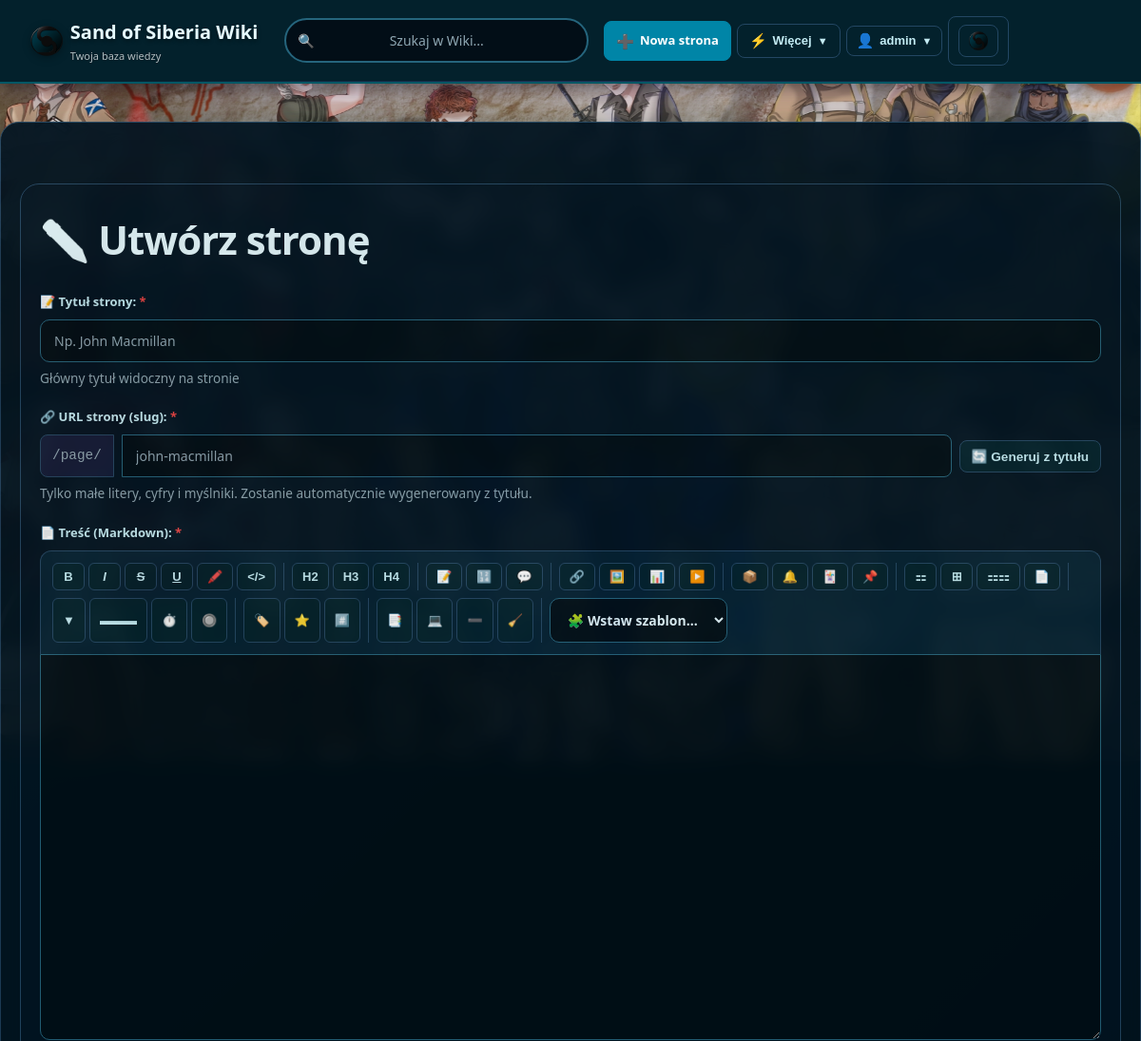
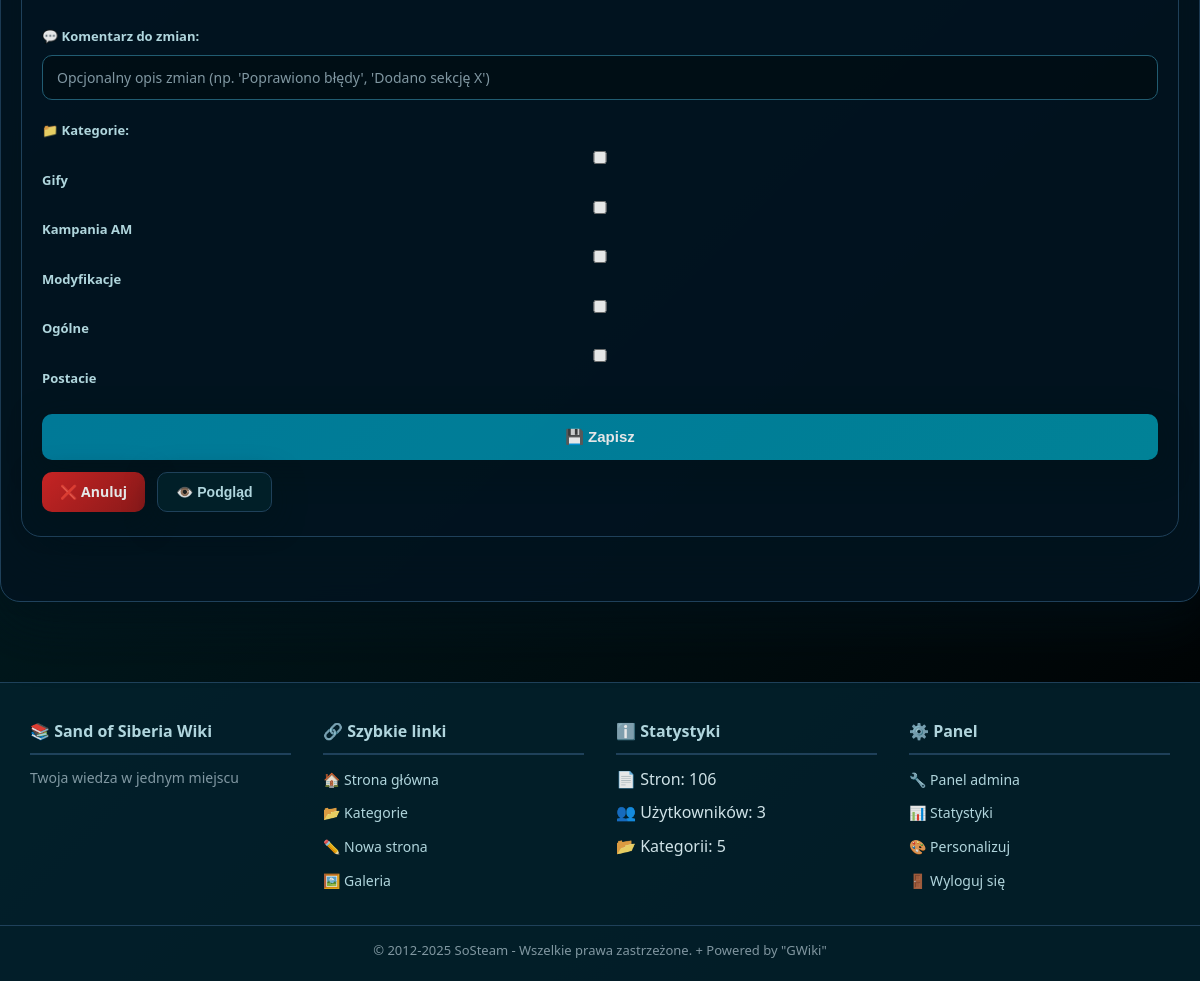
Page /page/new (signed in) on the committed database (2 pictures, top to bottom).
### tables this page shows
CREATE TABLE `categories` (
  `category_id` int(11) NOT NULL,
  `name` varchar(100) NOT NULL,
  `description` text DEFAULT NULL,
  `parent_id` int(11) DEFAULT NULL
);

### views/pages/edit.php (the view, shortened to what this page needs)
<?php
$page = $page ?? null;
$isEdit = !empty($page['page_id']);
?>
    <div class="container">
        <div class="page-header">
            <h1>✏️ <?= $isEdit ? 'Edytuj stronę' : 'Utwórz stronę' ?></h1>
        </div>
        <form method="POST" action="<?= $isEdit ? '/page/' . htmlspecialchars($page['slug']) . '/save' : '/page/new' ?>">
            <div class="form-group">
                <label for="title">📝 Tytuł strony: <span class="required">*</span></label>
                <input type="text" id="title" name="title"
                       value="<?= htmlspecialchars($page['title'] ?? '') ?>" required autofocus
                       placeholder="Np. John Macmillan">
                <small class="form-hint">Główny tytuł widoczny na stronie</small>
            </div>
            <?php if (!$isEdit): ?>
            <div class="form-group">
                <label for="slug">🔗 URL strony (slug): <span class="required">*</span></label>
                <div class="slug-input-wrapper">
                    <span class="slug-prefix">/page/</span>
                    <input
                        type="text"
                        id="slug"
                        name="slug"
                        class="form-input slug-input"
                        value="<?= htmlspecialchars($page['slug'] ?? '') ?>"
                        required
                        placeholder="john-macmillan"
                        pattern="[a-z0-9\-]+"
                        title="Tylko małe litery, cyfry i myślniki"
                    >
                    <button type="button" id="generate-slug-btn" class="btn-small btn-secondary">
                        🔄 Generuj z tytułu
                    </button>
                </div>
                <small class="form-hint">Tylko małe litery, cyfry i myślniki. Zostanie automatycznie wygenerowany z tytułu.</small>
            </div>
            <?php endif; ?>
            <div class="form-group">
                <label for="content">📄 Treść (Markdown): <span class="required">*</span></label>
                <div class="markdown-toolbar">
                    <div class="toolbar-section">
                        <button type="button" class="toolbar-btn" onclick="insertMarkdown('**', '**', 'pogrubiony tekst')" title="Pogrubienie"><strong>B</strong></button>
                        <button type="button" class="toolbar-btn" onclick="insertMarkdown('*', '*', 'pochylony tekst')" title="Kursywa"><em>I</em></button>
                        <button type="button" class="toolbar-btn" onclick="insertMarkdown('~~', '~~', 'przekreślony')" title="Przekreślenie"><s>S</s></button>
                        <button type="button" class="toolbar-btn" onclick="insertMarkdown('__', '__', 'podkreślony')" title="Podkreślenie"><u>U</u></button>
                        <button type="button" class="toolbar-btn" onclick="insertMarkdown('==', '==', 'podświetlony')" title="Highlight">🖍️</button>
                        <button type="button" class="toolbar-btn" onclick="insertMarkdown('`', '`', 'kod')" title="Kod inline">&lt;/&gt;</button>
                    </div>
                    <div class="toolbar-section">
                        <button type="button" class="toolbar-btn" onclick="insertAtStart('## ', 'Nagłówek 2')" title="Nagłówek 2">H2</button>
                        <button type="button" class="toolbar-btn" onclick="insertAtStart('### ', 'Nagłówek 3')" title="Nagłówek 3">H3</button>
                        <button type="button" class="toolbar-btn" onclick="insertAtStart('#### ', 'Nagłówek 4')" title="Nagłówek 4">H4</button>
                    </div>
                    <div class="toolbar-section">
                        <button type="button" class="toolbar-btn" onclick="insertAtStart('- ', 'Element listy')" title="Lista">📝</button>
                        <button type="button" class="toolbar-btn" onclick="insertAtStart('1. ', 'Element numerowany')" title="Lista numerowana">🔢</button>
                        <button type="button" class="toolbar-btn" onclick="insertAtStart('> ', 'Cytat')" title="Cytat">💬</button>
                    </div>
                    <div class="toolbar-section">
                        <button type="button" class="toolbar-btn" onclick="insertLink()" title="Link">🔗</button>
                        <button type="button" class="toolbar-btn" onclick="insertImage()" title="Obrazek">🖼️</button>
                        <button type="button" class="toolbar-btn" onclick="insertTable()" title="Tabela">📊</button>
                        <button type="button" class="toolbar-btn" onclick="insertYouTube()" title="YouTube">▶️</button>
                    </div>
                    <div class="toolbar-section">
                        <button type="button" class="toolbar-btn" onclick="insertBox()" title="Box / Panel">📦</button>
                        <button type="button" class="toolbar-btn" onclick="insertAlert()" title="Alert / Powiadomienie">🔔</button>
                        <button type="button" class="toolbar-btn" onclick="insertCard()" title="Karta">🃏</button>
                        <button type="button" class="toolbar-btn" onclick="insertSidebar()" title="Sidebar / Infobox">📌</button>
                    </div>
                    <div class="toolbar-section">
                        <button type="button" class="toolbar-btn" onclick="insertColumns()" title="Kolumny">⚏</button>
                        <button type="button" class="toolbar-btn" onclick="insertGrid()" title="Siatka">⊞</button>
                        <button type="button" class="toolbar-btn" onclick="insertSplit()" title="Podział 2-kolumnowy">⚏⚏</button>
                        <button type="button" class="toolbar-btn" onclick="insertSection()" title="Sekcja">📄</button>
                    </div>
                    <div class="toolbar-section">
                        <button type="button" class="toolbar-btn" onclick="insertAccordion()" title="Accordion / Zwijane">▼</button>
                        <button type="button" class="toolbar-btn" onclick="insertProgress()" title="Pasek postępu">▬▬▬</button>
                        <button type="button" class="toolbar-btn" onclick="insertTimeline()" title="Oś czasu">⏱️</button>
                        <button type="button" class="toolbar-btn" onclick="insertButton()" title="Przycisk">🔘</button>
                    </div>
                    <div class="toolbar-section">
                        <button type="button" class="toolbar-btn" onclick="insertBadge()" title="Etykieta / Badge">🏷️</button>
                        <button type="button" class="toolbar-btn" onclick="insertIcon()" title="Ikona">⭐</button>
                        <button type="button" class="toolbar-btn" onclick="insertTag()" title="Hashtag">#️⃣</button>
                    </div>
                    <div class="toolbar-section">
                        <button type="button" class="toolbar-btn" onclick="insertText('{{toc}}\n\n')" title="Spis treści">📑</button>
                        <button type="button" class="toolbar-btn" onclick="insertCodeBlock()" title="Blok kodu">💻</button>
                        <button type="button" class="toolbar-btn" onclick="insertText('{{divider}}\n\n')" title="Separator">➖</button>
                        <button type="button" class="toolbar-btn" onclick="insertText('{{clear}}\n\n')" title="Clear float">🧹</button>
                    </div>
                    <div class="toolbar-section">
                        <select id="template-select" class="toolbar-select"
                                onchange="insertTemplate(this.value); this.value='';">
                            <option value="">🧩 Wstaw szablon…</option>
                        </select>
                    </div>
                </div>
                <textarea name="content" id="content" rows="20" required><?= htmlspecialchars($page['content'] ?? '') ?></textarea>
            </div>
            <div class="form-group">
                <label for="comment">💬 Komentarz do zmian:</label>
                <input type="text" id="comment" name="comment" placeholder="Opcjonalny opis zmian (np. 'Poprawiono błędy', 'Dodano sekcję X')">
            </div>
            <div class="form-group">
                <label>📁 Kategorie:</label>
                <?php
                $db = Database::getInstance()->getConnection();
                $allCategories = $db->query("SELECT * FROM categories ORDER BY name")->fetchAll();
                $assignedCategories = [];
                ?>
                <?php if (empty($allCategories)): ?>
                    <p class="info">
                        Brak kategorii.
                        <?php if (!empty($_SESSION['role']) && $_SESSION['role'] === 'admin'): ?>
                            <a href="/admin/categories">Dodaj kategorię w panelu admina</a>
                        <?php endif; ?>
                    </p>
                <?php else: ?>
                    <div class="categories-checkboxes">
                        <?php foreach ($allCategories as $cat): ?>
                            <label class="checkbox-label">
                                <input type="checkbox" name="categories[]" value="<?= $cat['category_id'] ?>"
                                       <?= in_array($cat['category_id'], $assignedCategories, true) ? 'checked' : '' ?>>
                                <?= htmlspecialchars($cat['name']) ?>
                            </label>
                        <?php endforeach; ?>
                    </div>
                <?php endif; ?>
            </div>
            <div class="editor-actions">
                <button type="submit" class="btn">💾 Zapisz</button>
                <?php if ($isEdit): ?>
                    <a href="/page/<?= htmlspecialchars($page['slug']) ?>" class="btn btn-danger">
                        ❌ Anuluj
                    </a>
                <?php else: ?>
                    <a href="/" class="btn btn-danger">
                        ❌ Anuluj
                    </a>
                <?php endif; ?>
                <button type="button" id="preview-btn" class="btn btn-secondary">
                    👁️ Podgląd
                </button>
            </div>
        </form>
    </div>

### public/css/base.css (style rules this page uses)
* { margin: 0; padding: 0; box-sizing: border-box; }
body { font-family: 'Russo One', 'Segoe UI', 'Helvetica Neue', sans-serif; background-color: var(--bg-page); background: var(--bg-page); color: var(--text-primary); line-height: 1.7; position: relative; }
body::before { content: ''; position: fixed; top: 0; left: 0; right: 0; bottom: 0; pointer-events: none; z-index: 0; }
h1, h2, h3 { background: var(--text-primary); -webkit-background-clip: text; -webkit-text-fill-color: transparent; background-clip: text; margin-bottom: 25px; font-weight: 800; }
h1 { font-size: 42px; letter-spacing: -1px; }
a { color: var(--accent-secondary); text-decoration: none; transition: all 0.3s; }
a, .nav-link { color: var(--link-color, var(--accent-secondary, #4990c6)); text-decoration: none; transition: color 0.2s ease; }

### public/css/components.css (style rules this page uses)
.btn { display: inline-block; padding: 12px 28px; background: linear-gradient(135deg, var(--accent-main), var(--accent-strong)); color: #fff; border: none; text-decoration: none; border-radius: 10px; font-weight: 600; transition: transform 0.2s ease, box-shadow 0.2s ease, filter 0.2s ease; box-shadow: var(--shadow-md); position: relative; overflow: hidden; }
.btn::before { content: ''; position: absolute; top: 0; left: -100%; width: 100%; height: 100%; background: linear-gradient( 90deg, transparent, rgba(255, 255, 255, 0.22), transparent ); transition: left 0.4s ease; }
.btn-small { display: inline-block; padding: 8px 16px; background: var(--bg-surface); color: var(--text-secondary); border: 1px solid var(--border-subtle); text-decoration: none; border-radius: 8px; font-size: 13px; font-weight: 600; transition: background-color 0.2s ease, border-color 0.2s ease, box-shadow 0.2s ease, transform 0.2s ease; }
.btn-danger { background: linear-gradient(135deg, #dc2626, #991b1b) !important; border: none !important; color: #fff !important; }
.container { max-width: 1200px; margin: 50px auto; padding: 32px 32px 36px 32px; background: var(--card-bg); backdrop-filter: blur(20px); border-radius: 20px; border: 1px solid var(--border-color); box-shadow: var(--shadow-lg); position: relative; z-index: 1; }
.form-group { margin-bottom: 20px; }
.form-group label { display: block; margin-bottom: 8px; color: var(--text-secondary); font-weight: 600; font-size: 13px; }
.form-group input, .form-group textarea, .form-group select { width: 100%; padding: 12px 14px; background: var(--input-bg); border: 1px solid var(--input-border); color: var(--text-primary); font-family: inherit; border-radius: 10px; font-size: 14px; transition: border-color 0.2s ease, box-shadow 0.2s ease, background-color 0.2s ease; }
.form-group input::placeholder, .form-group textarea::placeholder { color: var(--text-muted); }
button[type="submit"] { width: 100%; padding: 14px 16px; background: linear-gradient(135deg, var(--accent-main), var(--accent-strong)); color: #fff; border: none; font-size: 15px; font-weight: 700; cursor: pointer; border-radius: 10px; transition: transform 0.2s ease, box-shadow 0.2s ease, filter 0.2s ease; box-shadow: var(--shadow-md); }

### public/css/layout.css (style rules this page uses)
*, *::before, *::after { box-sizing: border-box; margin: 0; padding: 0; }
html, body { min-height: 100%; }
body { font-family: system-ui, -apple-system, BlinkMacSystemFont, "Segoe UI", sans-serif; background-color: var(--bg-page); background: linear-gradient(135deg, #00323c 0%, #000000 100%) !important; color: var(--text-primary); line-height: 1.6; }
a { color: var(--accent-main); text-decoration: none; }
.container { max-width: 1200px; margin: 40px auto; padding: 24px 20px; }
.btn { display: inline-flex; align-items: center; justify-content: center; gap: 6px; padding: 9px 18px; border-radius: 10px; border: 1px solid var(--accent-main); background-color: var(--accent-main); color: #ffffff; font-size: 14px; font-weight: 600; cursor: pointer; transition: background-color 0.2s ease, transform 0.2s ease, box-shadow 0.2s ease; }

### public/css/wiki.css (style rules this page uses)
.page-header { display: flex; justify-content: space-between; align-items: flex-start; gap: 16px; margin-bottom: 20px; }

### rows in the picture
categories: name "Gify"
categories: name "Kampania AM"
categories: name "Modyfikacje"
categories: name "Ogólne"
categories: name "Postacie"

### other values in the picture
$siteName "Sand of Siberia Wiki"
$siteTagline "Twoja baza wiedzy"
$_SESSION['username'] "admin"
ThemeLoader::get('site_name', 'Wiki Engine') "Sand of Siberia Wiki"
ThemeLoader::get('site_description', 'Twoja wiedza w jednym miejscu') "Twoja wiedza w jednym miejscu"
$stats['total_pages'] "106"
$stats['total_users'] "3"
$stats['total_categories'] "5"
